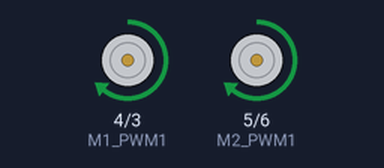
Bench run of a program on a simulated Raspberry Pi (wiringPi pin numbers). Parts: motor-driver pin pairs drawn as motors (green arrow = first pin HIGH = forward, orange = second pin HIGH = backward, longer = more drive). Pin numbers are wiringPi numbers. At 20.0 s the program stops and its outputs stay as they are.

Above: at 0.1 s.
At 5.1 s:
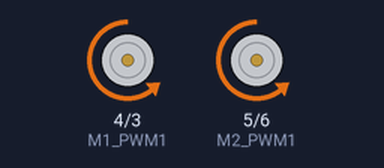
At 10.1 s:
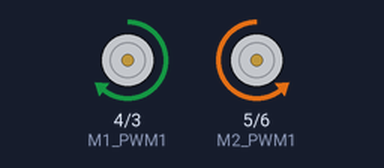
At 20.1 s:
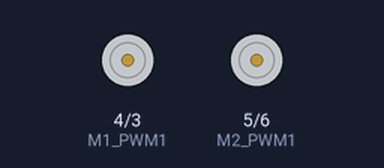
Timing chart, 0 to 21.5 s (numbered marks = the images above):
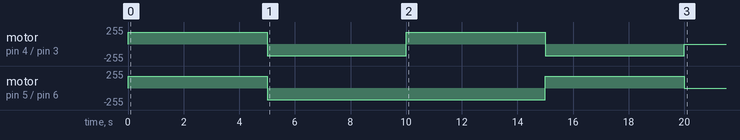

The program:

pwm2.py
```python
# Pulsates an LED connected to GPIO pin 1 with a suitable resistor 4 times using softPwm
# softPwm uses a fixed frequency
import wiringpi
OUTPUT = 1

M1_PWM1 = 4
M1_PWM2 = 3

M2_PWM1 = 5
M2_PWM2 = 6

def initPins():


    wiringpi.wiringPiSetup()
    wiringpi.pinMode(M1_PWM1,OUTPUT)
    wiringpi.pinMode(M1_PWM2,OUTPUT)
    wiringpi.pinMode(M2_PWM1,OUTPUT)
    wiringpi.pinMode(M2_PWM2,OUTPUT)


    wiringpi.softPwmCreate(M1_PWM1,0,100) # Setup PWM using Pin, Initial Value and Range parameters
    wiringpi.softPwmCreate(M1_PWM2,0,100)
    wiringpi.softPwmCreate(M2_PWM1,0,100)
    wiringpi.softPwmCreate(M2_PWM2,0,100)
'''
for time in range(0,4):
	for brightness in range(0,100): # Going from 0 to 100 will give us full off to full on
		wiringpi.softPwmWrite(M1_PWM1,brightness) # Change PWM duty cycle
		wiringpi.softPwmWrite(M1_PWM2,brightness)
		wiringpi.softPwmWrite(M2_PWM1,brightness)
		wiringpi.softPwmWrite(M2_PWM2,brightness)

		wiringpi.delay(10) # Delay for 0.2 seconds
	for brightness in reversed(range(0,100)):
		wiringpi.softPwmWrite(M1_PWM1,brightness)
		wiringpi.softPwmWrite(M1_PWM2,brightness)
		wiringpi.softPwmWrite(M2_PWM1,brightness)
		wiringpi.softPwmWrite(M2_PWM2,brightness)

		wiringpi.delay(10)
'''

def go(leftSpeed, rightSpeed):
    if leftSpeed>0:
        wiringpi.softPwmWrite(M1_PWM1,leftSpeed) # Change PWM duty cycle
        wiringpi.softPwmWrite(M1_PWM2,0)
    else:
        wiringpi.softPwmWrite(M1_PWM1,0) # Change PWM duty cycle
        wiringpi.softPwmWrite(M1_PWM2,-leftSpeed)


    if rightSpeed>0:
        wiringpi.softPwmWrite(M2_PWM1,rightSpeed) # Change PWM duty cycle
        wiringpi.softPwmWrite(M2_PWM2,0)
    else:
        wiringpi.softPwmWrite(M2_PWM1,0) # Change PWM duty cycle
        wiringpi.softPwmWrite(M2_PWM2,-rightSpeed)

def main():
    initPins()
    go(70,70)
    wiringpi.delay(5000)
    go(-70,-70)
    wiringpi.delay(5000)
    go(70,-70)
    wiringpi.delay(5000)
    go(-70,70)
    wiringpi.delay(5000)

    #reset to 0
    wiringpi.softPwmWrite(M1_PWM1,0) # Change PWM duty cycle
    wiringpi.softPwmWrite(M1_PWM2,0)
    wiringpi.softPwmWrite(M2_PWM1,0)
    wiringpi.softPwmWrite(M2_PWM2,0)

main()
```

Measured:
- by itself, motor on pin 5 (M2_PWM1) / pin 6 (M2_PWM2): stopped → forward 179/255 at 0.00 s, → backward 179/255 5.0 s later, → forward 179/255 10.0 s later, → stopped 5.0 s later
- by itself, motor on pin 4 (M1_PWM1) / pin 3 (M1_PWM2): stopped → forward 179/255 at 0.00 s, → backward 179/255 5.0 s later, → forward 179/255 5.0 s later, → backward 179/255 5.0 s later, … (5 changes in this stretch)
